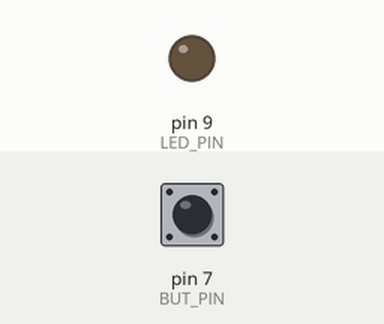
Recording of a sketch running on a simulated Arduino Uno, built with avr-gcc and run on an emulated ATmega328P. On the bench: output pins drawn as LEDs (lit = HIGH). Inputs (shaded band) come from the test bench; at power-on: pin 7 (BUT_PIN) LOW.

Above: at 1.2 s.
1.3 s: pin 7 (BUT_PIN) pulled HIGH for 0.15 s
At 1.37 s:
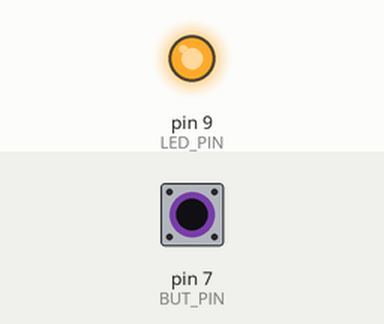
2.9 s: pin 7 (BUT_PIN) pulled HIGH for 3.2 s
At 7.1 s:
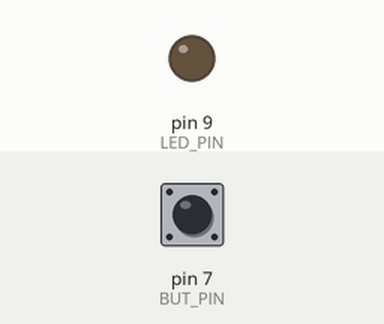
Timing chart, 0 to 8.6 s (numbered marks = the images above; inputs shaded):
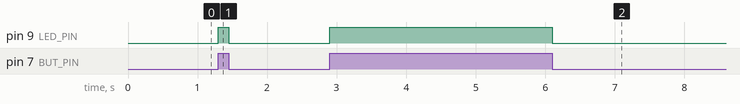

The sketch:

Aula1-2.ino
```cpp
//AULA 1: Fazer o LED acompanhar o estado do botão

#define LED_PIN 9
#define BUT_PIN 7

void setup () {
  pinMode(LED_PIN, OUTPUT);     // Enable pin 9 for digital output
  pinMode(BUT_PIN, INPUT);      // Enable pin 7 for digital input
}

void loop () {
  int but = digitalRead(BUT_PIN); // Read button state
  digitalWrite(LED_PIN, but);     // Copy state to LED
}
```

Measured:
- after the input at 1.3 s, pin 9 (LED_PIN): LOW → HIGH at once, → LOW 0.15 s later
- after the input at 2.9 s, pin 9 (LED_PIN): LOW → HIGH at once, → LOW 3.2 s later
